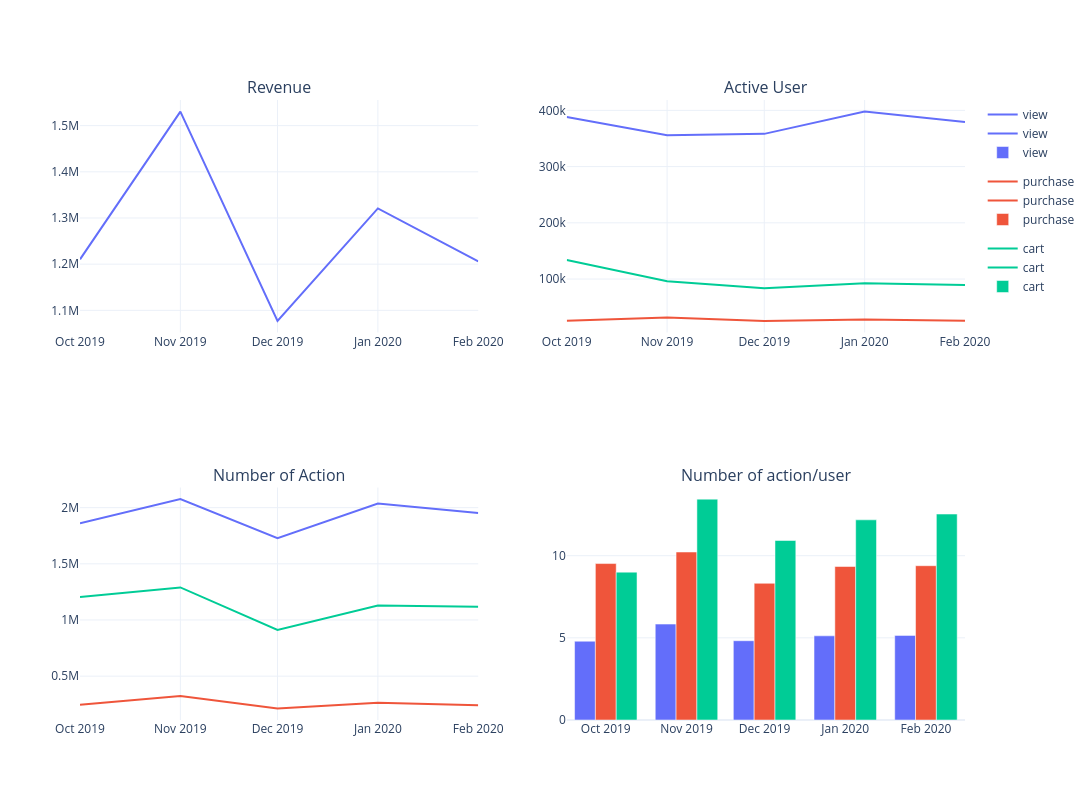

Here is the notebook cell this chart was saved with:
### Code cell
from plotly.subplots import make_subplots
combined_fig = make_subplots(rows=2, cols=2, subplot_titles=['Revenue', 'Active User', 'Number of Action', 'Number of action/user'])

for trance in fig.data:
    combined_fig.add_trace(trance, row = 1, col=1)

for trance in fig_1.data:
    combined_fig.add_trace(trance, row= 1, col = 2)

for trance in fig_2.data:
    combined_fig.add_trace(trance, row = 2, col = 1)

for trance in fig_3.data:
    combined_fig.add_trace(trance, row = 2, col = 2)

combined_fig.update_layout(template = 'plotly_white', height = 800, width = 1200)

### Figure 1 — Plotly figure (JSON) as saved in the notebook; plotly's stock layout.template omitted (floating-point values rounded to 4 significant figures)
{"data": [{"hovertemplate": "month=%{x}<br>total_revenue=%{y}<extra></extra>", "legendgroup": "", "line": {"color": "#636efa", "dash": "solid"}, "marker": {"symbol": "circle"}, "mode": "lines", "name": "", "orientation": "v", "showlegend": false, "type": "scatter", "x": ["2019-10", "2019-11", "2019-12", "2020-1", "2020-2"], "xaxis": "x", "y": [1210000.0, 1530000.0, 1077000.0, 1321000.0, 1206000.0], "yaxis": "y"}, {"hovertemplate": "type=view<br>month=%{x}<br>num_active_users=%{y}<extra></extra>", "legendgroup": "view", "line": {"color": "#636efa", "dash": "solid"}, "marker": {"symbol": "circle"}, "mode": "lines", "name": "view", "orientation": "v", "showlegend": true, "type": "scatter", "x": ["2019-10", "2019-11", "2019-12", "2020-1", "2020-2"], "xaxis": "x2", "y": [388331, 355643, 358212, 397775, 379246], "yaxis": "y2"}, {"hovertemplate": "type=purchase<br>month=%{x}<br>num_active_users=%{y}<extra></extra>", "legendgroup": "purchase", "line": {"color": "#EF553B", "dash": "solid"}, "marker": {"symbol": "circle"}, "mode": "lines", "name": "purchase", "orientation": "v", "showlegend": true, "type": "scatter", "x": ["2019-10", "2019-11", "2019-12", "2020-1", "2020-2"], "xaxis": "x2", "y": [25762, 31524, 25613, 28220, 25759], "yaxis": "y2"}, {"hovertemplate": "type=cart<br>month=%{x}<br>num_active_users=%{y}<extra></extra>", "legendgroup": "cart", "line": {"color": "#00cc96", "dash": "solid"}, "marker": {"symbol": "circle"}, "mode": "lines", "name": "cart", "orientation": "v", "showlegend": true, "type": "scatter", "x": ["2019-10", "2019-11", "2019-12", "2020-1", "2020-2"], "xaxis": "x2", "y": [133818, 95939, 83458, 92653, 89269], "yaxis": "y2"}, {"hovertemplate": "type=view<br>month=%{x}<br>num_action=%{y}<extra></extra>", "legendgroup": "view", "line": {"color": "#636efa", "dash": "solid"}, "marker": {"symbol": "circle"}, "mode": "lines", "name": "view", "orientation": "v", "showlegend": true, "type": "scatter", "x": ["2019-10", "2019-11", "2019-12", "2020-1", "2020-2"], "xaxis": "x3", "y": [1862050, 2075993, 1728221, 2037501, 1953025], "yaxis": "y3"}, {"hovertemplate": "type=purchase<br>month=%{x}<br>num_action=%{y}<extra></extra>", "legendgroup": "purchase", "line": {"color": "#EF553B", "dash": "solid"}, "marker": {"symbol": "circle"}, "mode": "lines", "name": "purchase", "orientation": "v", "showlegend": true, "type": "scatter", "x": ["2019-10", "2019-11", "2019-12", "2020-1", "2020-2"], "xaxis": "x3", "y": [245281, 322269, 213066, 263605, 241881], "yaxis": "y3"}, {"hovertemplate": "type=cart<br>month=%{x}<br>num_action=%{y}<extra></extra>", "legendgroup": "cart", "line": {"color": "#00cc96", "dash": "solid"}, "marker": {"symbol": "circle"}, "mode": "lines", "name": "cart", "orientation": "v", "showlegend": true, "type": "scatter", "x": ["2019-10", "2019-11", "2019-12", "2020-1", "2020-2"], "xaxis": "x3", "y": [1204218, 1289632, 911641, 1128662, 1118838], "yaxis": "y3"}, {"alignmentgroup": "True", "hovertemplate": "type=view<br>month=%{x}<br>avg_num_action=%{y}<extra></extra>", "legendgroup": "view", "marker": {"color": "#636efa", "pattern": {"shape": ""}}, "name": "view", "offsetgroup": "view", "orientation": "v", "showlegend": true, "textposition": "auto", "type": "bar", "x": ["2019-10", "2019-11", "2019-12", "2020-1", "2020-2"], "xaxis": "x4", "y": [4.795, 5.837, 4.825, 5.122, 5.15], "yaxis": "y4"}, {"alignmentgroup": "True", "hovertemplate": "type=purchase<br>month=%{x}<br>avg_num_action=%{y}<extra></extra>", "legendgroup": "purchase", "marker": {"color": "#EF553B", "pattern": {"shape": ""}}, "name": "purchase", "offsetgroup": "purchase", "orientation": "v", "showlegend": true, "textposition": "auto", "type": "bar", "x": ["2019-10", "2019-11", "2019-12", "2020-1", "2020-2"], "xaxis": "x4", "y": [9.521, 10.22, 8.319, 9.341, 9.39], "yaxis": "y4"}, {"alignmentgroup": "True", "hovertemplate": "type=cart<br>month=%{x}<br>avg_num_action=%{y}<extra></extra>", "legendgroup": "cart", "marker": {"color": "#00cc96", "pattern": {"shape": ""}}, "name": "cart", "offsetgroup": "cart", "orientation": "v", "showlegend": true, "textposition": "auto", "type": "bar", "x": ["2019-10", "2019-11", "2019-12", "2020-1", "2020-2"], "xaxis": "x4", "y": [8.999, 13.44, 10.92, 12.18, 12.53], "yaxis": "y4"}], "layout": {"annotations": [{"font": {"size": 16}, "showarrow": false, "text": "Revenue", "x": 0.225, "xanchor": "center", "xref": "paper", "y": 1, "yanchor": "bottom", "yref": "paper"}, {"font": {"size": 16}, "showarrow": false, "text": "Active User", "x": 0.775, "xanchor": "center", "xref": "paper", "y": 1, "yanchor": "bottom", "yref": "paper"}, {"font": {"size": 16}, "showarrow": false, "text": "Number of Action", "x": 0.225, "xanchor": "center", "xref": "paper", "y": 0.375, "yanchor": "bottom", "yref": "paper"}, {"font": {"size": 16}, "showarrow": false, "text": "Number of action/user", "x": 0.775, "xanchor": "center", "xref": "paper", "y": 0.375, "yanchor": "bottom", "yref": "paper"}], "height": 800, "width": 1200, "xaxis": {"anchor": "y", "domain": [0, 0.45]}, "xaxis2": {"anchor": "y2", "domain": [0.55, 1]}, "xaxis3": {"anchor": "y3", "domain": [0, 0.45]}, "xaxis4": {"anchor": "y4", "domain": [0.55, 1]}, "yaxis": {"anchor": "x", "domain": [0.625, 1]}, "yaxis2": {"anchor": "x2", "domain": [0.625, 1]}, "yaxis3": {"anchor": "x3", "domain": [0, 0.375]}, "yaxis4": {"anchor": "x4", "domain": [0, 0.375]}}}
